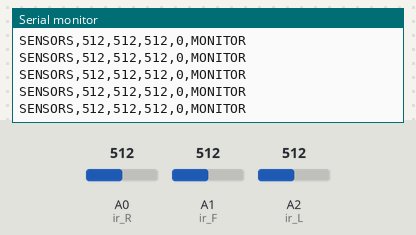
A sketch run on a simulated Arduino Uno, built with avr-gcc and run on an emulated ATmega328P. On the bench: the last lines printed to the serial monitor. Inputs (shaded band) come from the test bench; at power-on: A2 (ir_L) = 512, A0 (ir_R) = 512, A1 (ir_F) = 512.

Above: at 4.2 s.
4.3 s: A2 (ir_L) set to 986
At 4.35 s:
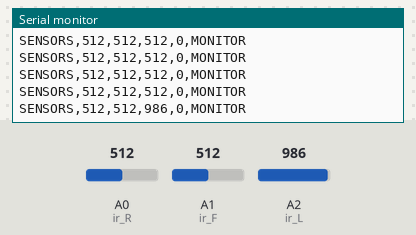
5.8 s: A2 (ir_L) set to 1010
At 5.86 s:
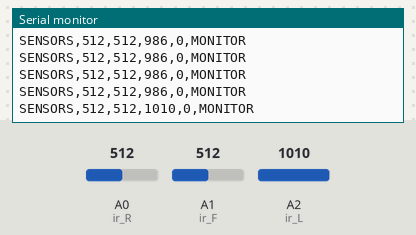
Timing chart, 0 to 8.8 s (numbered marks = the images above; inputs shaded):
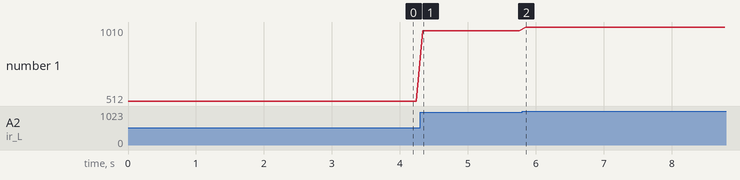

Measured:
- after the input at 4.3 s, the serial monitor: prints a new line at once (image 1)
- after the input at 5.8 s, the serial monitor: prints a new line after 0.06 s (image 2)
- plotted number 1: 512 → 986 after the input at 4.3 s, 986 → 1010 after the input at 5.8 s

The sketch:

robot_brain.ino
```cpp
/*
 * SAFE SENSOR MONITOR ONLY.
 * This sketch reports the three analog flame sensor readings over Serial.
 * Motor, servo, and pump pins are deliberately left as INPUT and are never
 * driven. Robot motion and extinguishing behavior exist only in the Python
 * room simulation; this is not fire-response firmware.
 */

const uint8_t enA = 10;
const uint8_t in1 = 9;
const uint8_t in2 = 8;
const uint8_t in3 = 7;
const uint8_t in4 = 6;
const uint8_t enB = 5;

const uint8_t ir_R = A0;
const uint8_t ir_F = A1;
const uint8_t ir_L = A2;
const uint8_t servoPin = A4;
const uint8_t pumpPin = A5;

void setup() {
  Serial.begin(9600);

  pinMode(enA, INPUT);
  pinMode(in1, INPUT);
  pinMode(in2, INPUT);
  pinMode(in3, INPUT);
  pinMode(in4, INPUT);
  pinMode(enB, INPUT);
  pinMode(servoPin, INPUT);
  pinMode(pumpPin, INPUT);
}

void loop() {
  Serial.print(F("SENSORS,"));
  Serial.print(analogRead(ir_R));
  Serial.print(',');
  Serial.print(analogRead(ir_F));
  Serial.print(',');
  Serial.print(analogRead(ir_L));
  Serial.print(F(",0,MONITOR"));
  Serial.println();
  delay(100);
}
```
